Frame 1 (no input): blank canvas, image omitted
Frame 60 (no input): blank canvas, image omitted
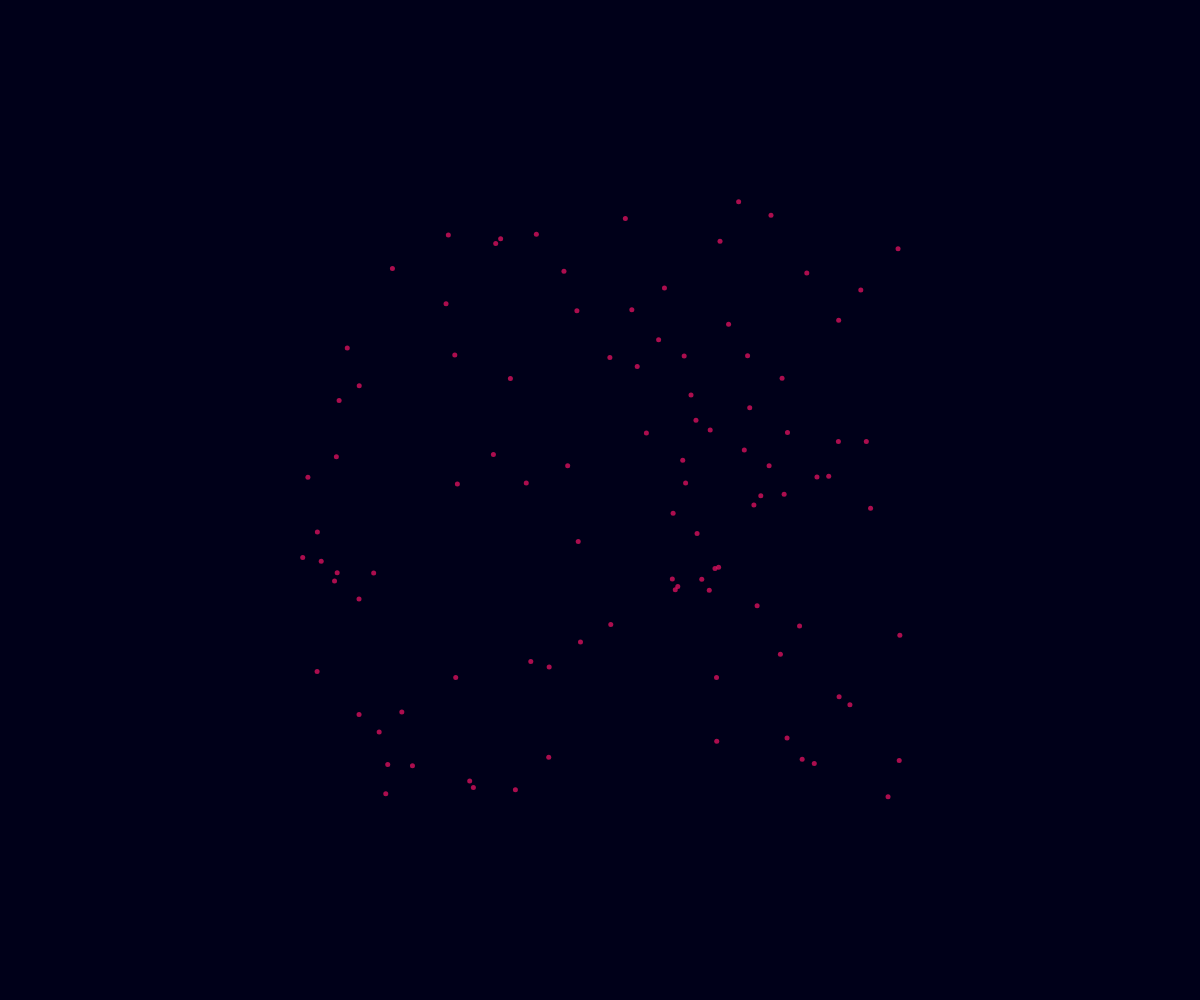
Frame 120 (the mouse pressed at the canvas centre since frame 60)

The p5.js sketch whose frames 1 and 60 were blank and that drew this single picture after the mouse press (run headless with seeded random() and noise() and a simulated clock; from frame 60 on, the mouse is pressed at the canvas centre):

// p5.js sketch
// ── sketch.js
// Fireworks OOP

const NUMBER_OF_FIREWORKS_PER_CLICK = 100;

class Particle {
  constructor(x, y) {
    this.x = x;
    this.y = y;
    this.dx = random(-5, 5);
    this.dy = random(-5, 5);
    this.size = 5;
    this.r = 224;
    this.g = 17;
    this.b = 95;
    this.opacity = 255;
  }

  display() {
    noStroke();
    fill(this.r, this.g, this.b, this.opacity);
    circle(this.x, this.y, this.size);
  }
  update() {
    // move 
    this.x += this.dx;
    this.y += this.dy;

    // fade away over time
    this.opacity--;


  }
  isDead() {
    return this.opacity <= 0;
  }
}

let theFireworks = [];

function setup() {
  createCanvas(windowWidth, windowHeight);
}

function draw() {
  background(0, 0, 25);
  for (let firework of theFireworks) {
    if (firework.isDead()) {
      let index = theFireworks.indexOf(firework);
      theFireworks.splice(index, 1);
    }
    else {
      firework.update();
      firework.display();
    }
  }
}

function mousePressed() {
  for (let i = 0; i < NUMBER_OF_FIREWORKS_PER_CLICK; i++) {
    let someFirework = new Particle(mouseX, mouseY);
    theFireworks.push(someFirework);
  }
}
